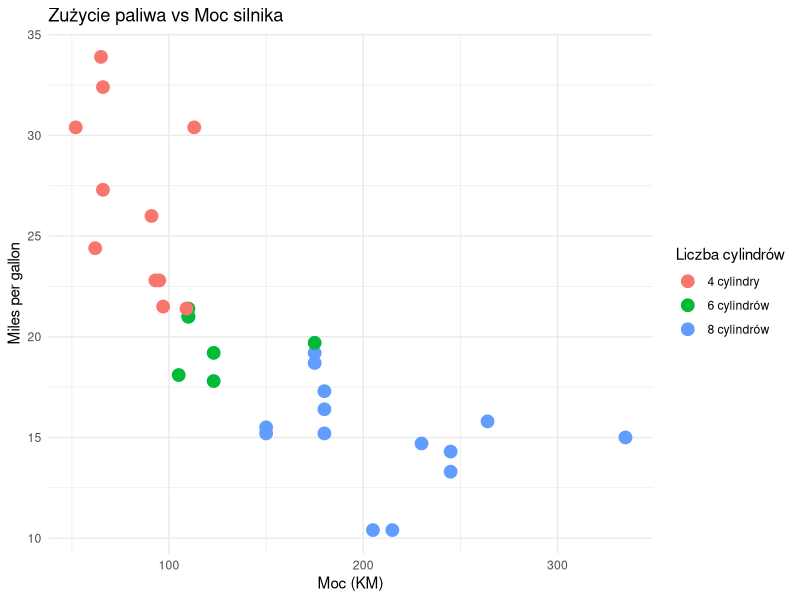
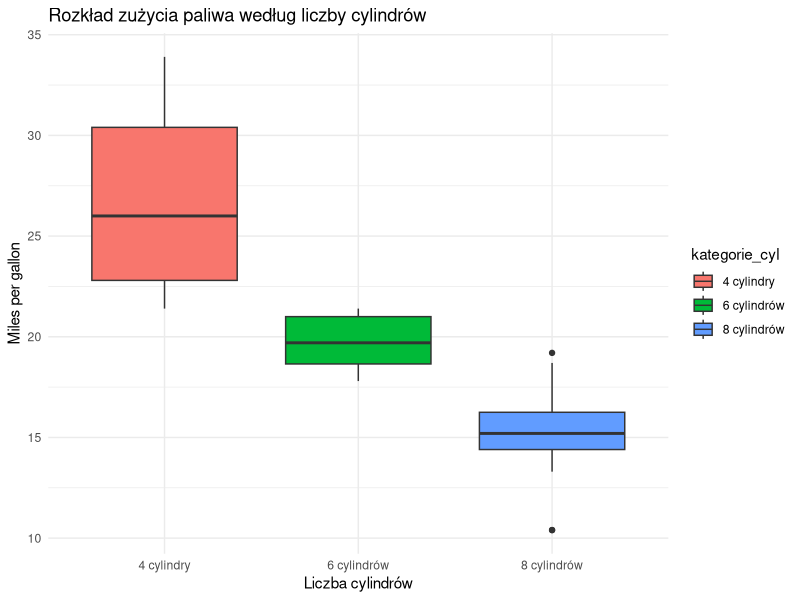
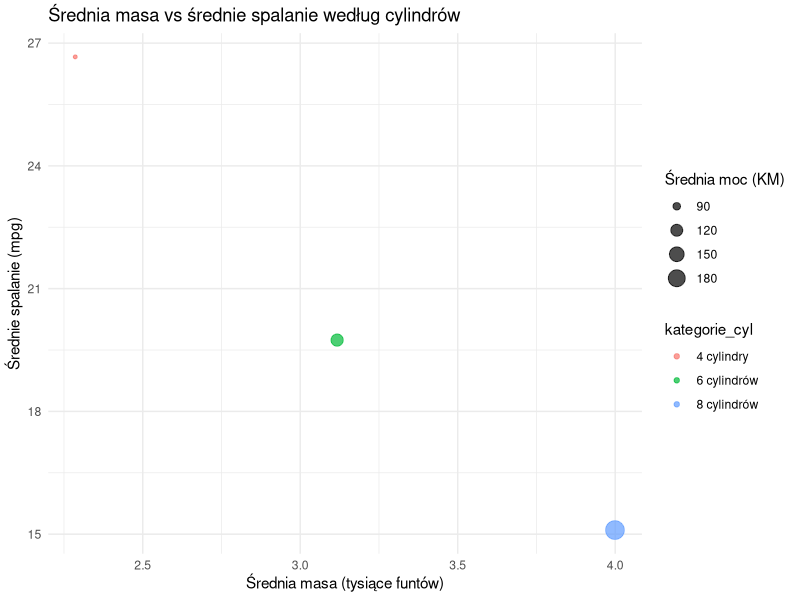

These charts were generated, in order, by the following R code:
## ---- chunk 1
knitr::opts_chunk$set(echo = FALSE)
data("mtcars")
library(dplyr)
library(ggplot2)
## ---- chunk 2
# podstawowe statystyki
colMeans(mtcars[,c("mpg", "disp", "hp", "wt")])

# liczba samochodów według liczby cylindrów
mtcars %>% 
  group_by(cyl) %>% 
  summarise(ile = n())
## ---- chunk 3
mtcars_filt <- mtcars %>% filter(hp > 100)

mtcars <- mtcars %>% 
  mutate(kategorie_cyl = case_when(
    cyl == 4 ~ "4 cylindry",
    cyl == 6 ~ "6 cylindrów", 
    cyl == 8 ~ "8 cylindrów"
  ))

mtcars <- mtcars %>% 
  mutate(efficient = ifelse(mpg > median(mpg), "wysoka", "niska"))
## ---- chunk 4
ggplot(mtcars, aes(x = hp, y = mpg, color = kategorie_cyl)) +
  geom_point(size = 4) +
  labs(title = "Zużycie paliwa vs Moc silnika",
       x = "Moc (KM)",
       y = "Miles per gallon",
       color = "Liczba cylindrów") +
  theme_minimal()
## ---- chunk 5
ggplot(mtcars, aes(x = reorder(kategorie_cyl, -mpg), y = mpg, fill = kategorie_cyl)) +
  geom_boxplot() +
  labs(title = "Rozkład zużycia paliwa według liczby cylindrów",
       x = "Liczba cylindrów",
       y = "Miles per gallon") +
  theme_minimal()
## ---- chunk 6
mtcars_summary <- mtcars %>% 
  group_by(kategorie_cyl) %>% 
  summarise(
    srednia_masa = mean(wt),
    srednia_moc = mean(hp),
    srednia_spalanie = mean(mpg)
  )

ggplot(mtcars_summary, aes(x = srednia_masa, y = srednia_spalanie, size = srednia_moc, color = kategorie_cyl)) +
  geom_point(alpha = 0.7) +
  labs(title = "Średnia masa vs średnie spalanie według cylindrów",
       x = "Średnia masa (tysiące funtów)",
       y = "Średnie spalanie (mpg)",
       size = "Średnia moc (KM)") +
  theme_minimal()
